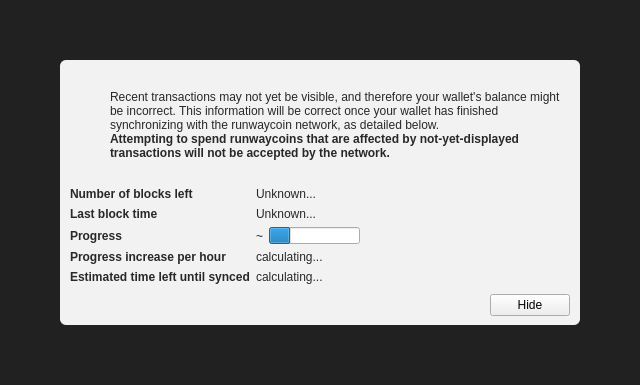
<?xml version="1.0" encoding="UTF-8"?>
<ui version="4.0">
 <class>ModalOverlay</class>
 <widget class="ModalOverlay" name="ModalOverlay">
  <property name="geometry">
   <rect>
    <x>0</x>
    <y>0</y>
    <width>640</width>
    <height>385</height>
   </rect>
  </property>
  <property name="windowTitle">
   <string>Form</string>
  </property>
  <layout class="QVBoxLayout" name="verticalLayout" stretch="0">
   <property name="sizeConstraint">
    <enum>QLayout::SetDefaultConstraint</enum>
   </property>
   <property name="leftMargin">
    <number>0</number>
   </property>
   <property name="topMargin">
    <number>0</number>
   </property>
   <property name="rightMargin">
    <number>0</number>
   </property>
   <property name="bottomMargin">
    <number>0</number>
   </property>
   <item>
    <widget class="QWidget" name="bgWidget" native="true">
     <property name="styleSheet">
      <string notr="true">#bgWidget { background: rgba(0,0,0,220); }</string>
     </property>
     <layout class="QVBoxLayout" name="verticalLayoutMain" stretch="1">
      <property name="leftMargin">
       <number>60</number>
      </property>
      <property name="topMargin">
       <number>60</number>
      </property>
      <property name="rightMargin">
       <number>60</number>
      </property>
      <property name="bottomMargin">
       <number>60</number>
      </property>
      <item>
       <widget class="QWidget" name="contentWidget" native="true">
        <property name="styleSheet">
         <string notr="true">#contentWidget { background: rgba(255,255,255,240); border-radius: 6px; }

QLabel { color: rgb(40,40,40);  }</string>
        </property>
        <layout class="QVBoxLayout" name="verticalLayoutSub" stretch="1,0,0,0">
         <property name="spacing">
          <number>0</number>
         </property>
         <property name="leftMargin">
          <number>10</number>
         </property>
         <property name="topMargin">
          <number>10</number>
         </property>
         <property name="rightMargin">
          <number>10</number>
         </property>
         <property name="bottomMargin">
          <number>10</number>
         </property>
         <item>
          <layout class="QHBoxLayout" name="horizontalLayoutIconText" stretch="0,1">
           <property name="topMargin">
            <number>20</number>
           </property>
           <item>
            <layout class="QVBoxLayout" name="verticalLayoutIcon">
             <property name="leftMargin">
              <number>0</number>
             </property>
             <item>
              <widget class="QPushButton" name="warningIcon">
               <property name="enabled">
                <bool>false</bool>
               </property>
               <property name="text">
                <string/>
               </property>
               <property name="icon">
                <iconset>
                 <normaloff>:/icons/warning</normaloff>
                 <disabledoff>:/icons/warning</disabledoff>:/icons/warning</iconset>
               </property>
               <property name="iconSize">
                <size>
                 <width>48</width>
                 <height>48</height>
                </size>
               </property>
               <property name="flat">
                <bool>true</bool>
               </property>
              </widget>
             </item>
             <item>
              <spacer name="verticalSpacerWarningIcon">
               <property name="orientation">
                <enum>Qt::Vertical</enum>
               </property>
               <property name="sizeHint" stdset="0">
                <size>
                 <width>20</width>
                 <height>40</height>
                </size>
               </property>
              </spacer>
             </item>
            </layout>
           </item>
           <item>
            <layout class="QVBoxLayout" name="verticalLayoutInfoText">
             <property name="leftMargin">
              <number>0</number>
             </property>
             <property name="topMargin">
              <number>0</number>
             </property>
             <item>
              <widget class="QLabel" name="infoText">
               <property name="text">
                <string>Recent transactions may not yet be visible, and therefore your wallet's balance might be incorrect. This information will be correct once your wallet has finished synchronizing with the runwaycoin network, as detailed below.</string>
               </property>
               <property name="textFormat">
                <enum>Qt::RichText</enum>
               </property>
               <property name="wordWrap">
                <bool>true</bool>
               </property>
              </widget>
             </item>
             <item>
              <widget class="QLabel" name="infoTextStrong">
               <property name="font">
                <font>
                 <weight>75</weight>
                 <bold>true</bold>
                </font>
               </property>
               <property name="text">
                <string>Attempting to spend runwaycoins that are affected by not-yet-displayed transactions will not be accepted by the network.</string>
               </property>
               <property name="textFormat">
                <enum>Qt::RichText</enum>
               </property>
               <property name="wordWrap">
                <bool>true</bool>
               </property>
              </widget>
             </item>
             <item>
              <spacer name="verticalSpacerInTextSpace">
               <property name="orientation">
                <enum>Qt::Vertical</enum>
               </property>
               <property name="sizeHint" stdset="0">
                <size>
                 <width>20</width>
                 <height>40</height>
                </size>
               </property>
              </spacer>
             </item>
            </layout>
           </item>
          </layout>
         </item>
         <item>
          <spacer name="verticalSpacerAfterText">
           <property name="orientation">
            <enum>Qt::Vertical</enum>
           </property>
           <property name="sizeHint" stdset="0">
            <size>
             <width>20</width>
             <height>40</height>
            </size>
           </property>
          </spacer>
         </item>
         <item>
          <layout class="QFormLayout" name="formLayout">
           <property name="fieldGrowthPolicy">
            <enum>QFormLayout::FieldsStayAtSizeHint</enum>
           </property>
           <property name="horizontalSpacing">
            <number>6</number>
           </property>
           <property name="verticalSpacing">
            <number>6</number>
           </property>
           <property name="topMargin">
            <number>10</number>
           </property>
           <item row="0" column="0">
            <widget class="QLabel" name="labelNumberOfBlocksLeft">
             <property name="font">
              <font>
               <weight>75</weight>
               <bold>true</bold>
              </font>
             </property>
             <property name="text">
              <string>Number of blocks left</string>
             </property>
            </widget>
           </item>
           <item row="0" column="1">
            <widget class="QLabel" name="numberOfBlocksLeft">
             <property name="text">
              <string>Unknown...</string>
             </property>
            </widget>
           </item>
           <item row="1" column="0">
            <widget class="QLabel" name="labelLastBlockTime">
             <property name="font">
              <font>
               <weight>75</weight>
               <bold>true</bold>
              </font>
             </property>
             <property name="text">
              <string>Last block time</string>
             </property>
            </widget>
           </item>
           <item row="1" column="1">
            <widget class="QLabel" name="newestBlockDate">
             <property name="sizePolicy">
              <sizepolicy hsizetype="Maximum" vsizetype="Preferred">
               <horstretch>0</horstretch>
               <verstretch>0</verstretch>
              </sizepolicy>
             </property>
             <property name="text">
              <string>Unknown...</string>
             </property>
            </widget>
           </item>
           <item row="2" column="0">
            <widget class="QLabel" name="labelSyncDone">
             <property name="font">
              <font>
               <weight>75</weight>
               <bold>true</bold>
              </font>
             </property>
             <property name="text">
              <string>Progress</string>
             </property>
            </widget>
           </item>
           <item row="2" column="1">
            <layout class="QHBoxLayout" name="horizontalLayoutSync" stretch="0,1">
             <item>
              <widget class="QLabel" name="percentageProgress">
               <property name="text">
                <string notr="true">~</string>
               </property>
              </widget>
             </item>
             <item>
              <widget class="QProgressBar" name="progressBar">
               <property name="value">
                <number>24</number>
               </property>
               <property name="format">
                <string/>
               </property>
              </widget>
             </item>
            </layout>
           </item>
           <item row="4" column="0">
            <widget class="QLabel" name="labelProgressIncrease">
             <property name="font">
              <font>
               <weight>75</weight>
               <bold>true</bold>
              </font>
             </property>
             <property name="text">
              <string>Progress increase per hour</string>
             </property>
            </widget>
           </item>
           <item row="4" column="1">
            <widget class="QLabel" name="progressIncreasePerH">
             <property name="text">
              <string>calculating...</string>
             </property>
            </widget>
           </item>
           <item row="5" column="0">
            <widget class="QLabel" name="labelEstimatedTimeLeft">
             <property name="font">
              <font>
               <weight>75</weight>
               <bold>true</bold>
              </font>
             </property>
             <property name="text">
              <string>Estimated time left until synced</string>
             </property>
            </widget>
           </item>
           <item row="5" column="1">
            <widget class="QLabel" name="expectedTimeLeft">
             <property name="text">
              <string>calculating...</string>
             </property>
            </widget>
           </item>
          </layout>
         </item>
         <item>
          <layout class="QHBoxLayout" name="horizontalLayoutButtons">
           <property name="leftMargin">
            <number>10</number>
           </property>
           <property name="topMargin">
            <number>10</number>
           </property>
           <item>
            <spacer name="horizontalSpacer">
             <property name="orientation">
              <enum>Qt::Horizontal</enum>
             </property>
             <property name="sizeHint" stdset="0">
              <size>
               <width>40</width>
               <height>20</height>
              </size>
             </property>
            </spacer>
           </item>
           <item>
            <widget class="QPushButton" name="closeButton">
             <property name="text">
              <string>Hide</string>
             </property>
            </widget>
           </item>
          </layout>
         </item>
        </layout>
       </widget>
      </item>
     </layout>
    </widget>
   </item>
  </layout>
 </widget>
 <customwidgets>
  <customwidget>
   <class>ModalOverlay</class>
   <extends>QWidget</extends>
   <header>qt/modaloverlay.h</header>
   <container>1</container>
  </customwidget>
 </customwidgets>
 <resources/>
 <connections/>
</ui>
